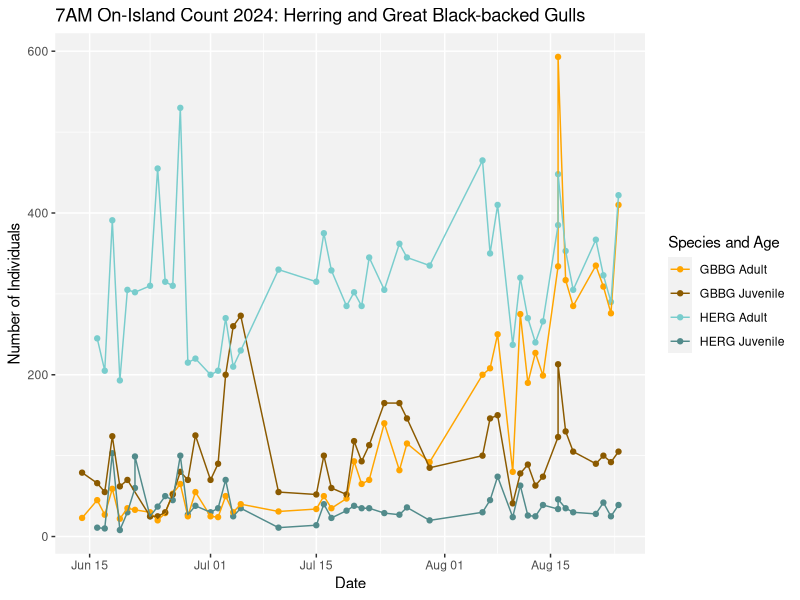
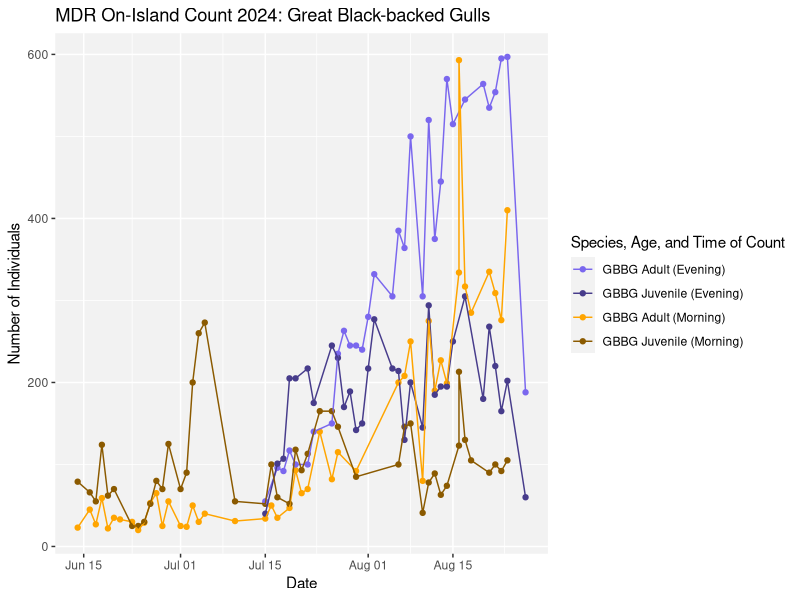
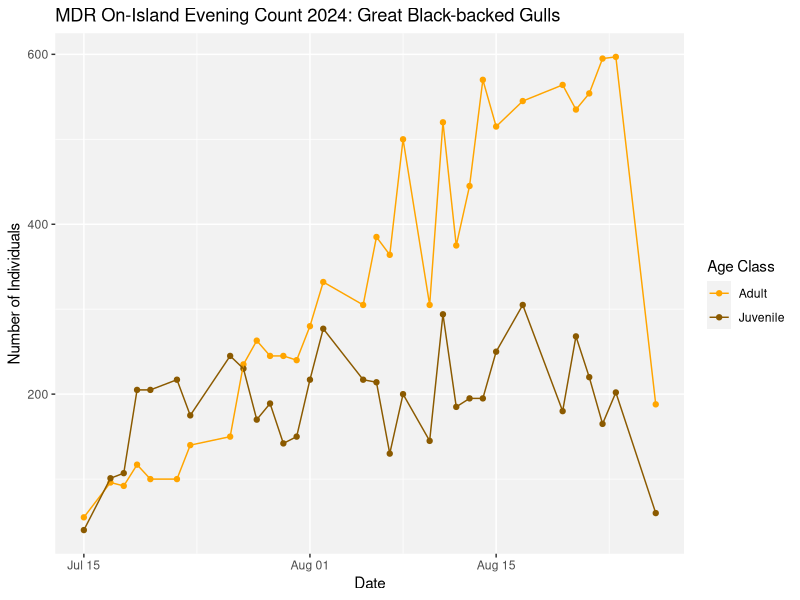
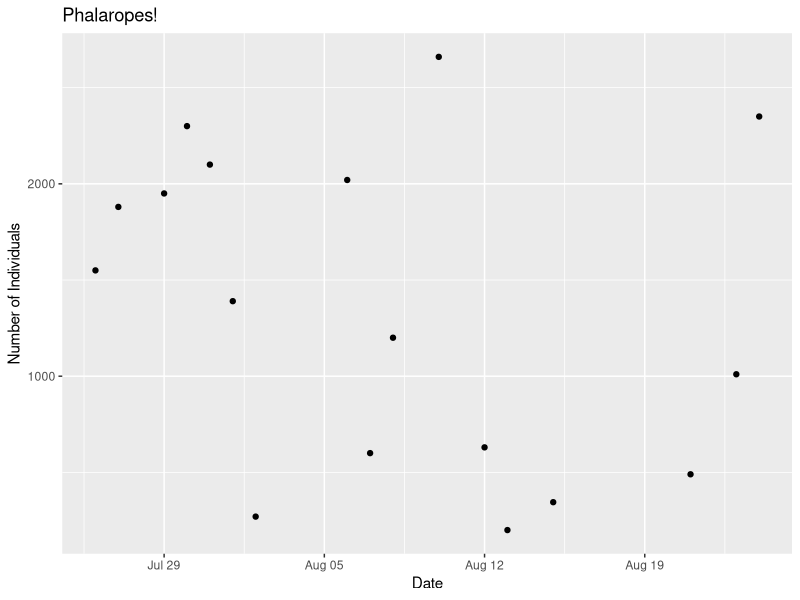
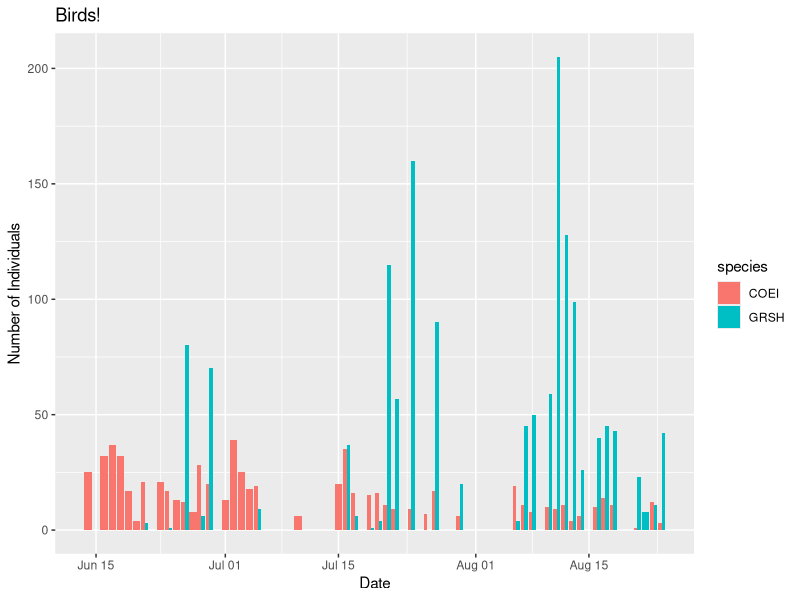
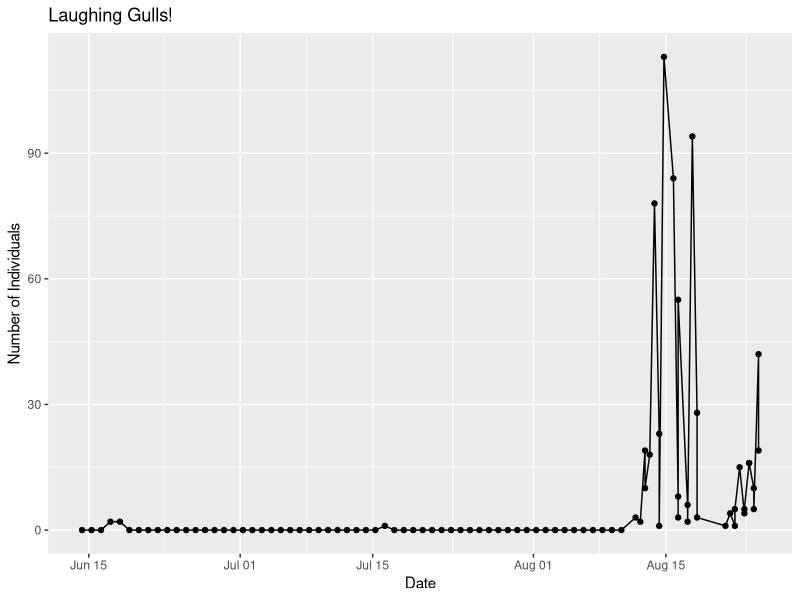
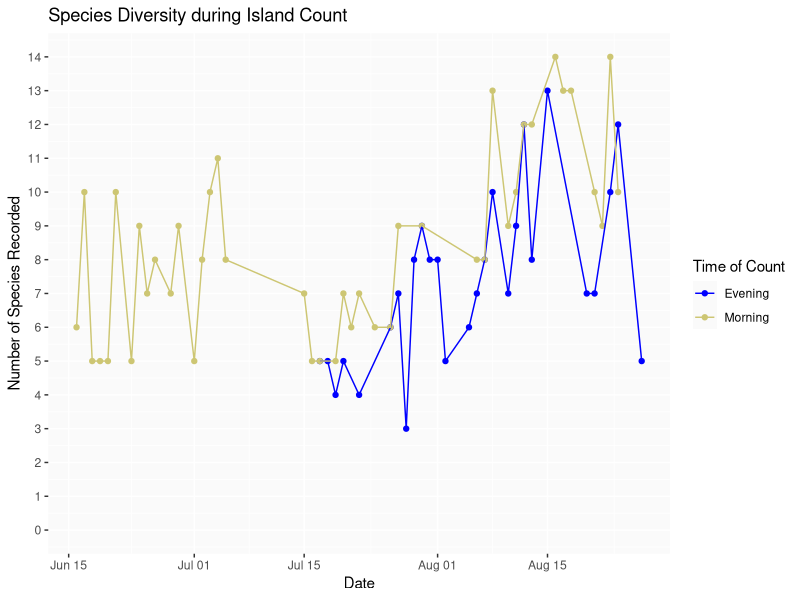

These charts were generated, in order, by the following R code:
## ---- chunk 1
knitr::opts_chunk$set(echo = TRUE)
## ---- chunk 2
library(tidyverse)
library(readxl)
library(lubridate)
## ---- chunk 3
island_count <- read_xlsx("data/mdr24_islandcount.xlsx", sheet = "birds")
LAGU_count <- read_xlsx("data/mdr24_LAGU.xlsx", sheet = "birds")
## ---- chunk 4

island_count %>%
  filter(species %in% c("HERG","GBBG")
         & location == "on-island"
         & time == "morning") %>%
  filter(age != "n") %>%
  mutate(number = as.numeric(number)) %>%
  unite(species_age, species, age, sep = "_") %>%
  ggplot(mapping = aes(date, number, color = species_age)) +
  geom_point() +
  geom_line() +
  scale_color_manual(values = c(GBBG_A = "orange",
                                GBBG_J = "orange4",
                                HERG_A = "darkslategray3",
                                HERG_J = "darkslategray4"),
                     labels = c(GBBG_A = "GBBG Adult",
                                GBBG_J = "GBBG Juvenile",
                                HERG_A = "HERG Adult",
                                HERG_J = "HERG Juvenile")) +
  theme(panel.background = element_rect(fill = "grey95")) +
  labs(title = "7AM On-Island Count 2024: Herring and Great Black-backed Gulls",
       x = "Date",
       y = "Number of Individuals",
       color = "Species and Age")
## ---- chunk 5
island_count %>%
  filter(species %in% c("GBBG")
         & location == "on-island") %>%
  filter(age != "n") %>%
  unite(time_species_age, time, species, age, sep = "_") %>%
  mutate(number = as.numeric(number)) %>%
  ggplot(mapping = aes(date, number, color = time_species_age)) +
  geom_point() +
  geom_line() +
  scale_color_manual(values = c(morning_GBBG_A = "orange",
                                morning_GBBG_J = "orange4",
                                evening_GBBG_A = "slateblue2",
                                evening_GBBG_J = "slateblue4"),
                     labels = c(morning_GBBG_A = "GBBG Adult (Morning)",
                                morning_GBBG_J = "GBBG Juvenile (Morning)",
                                evening_GBBG_A = "GBBG Adult (Evening)",
                                evening_GBBG_J = "GBBG Juvenile (Evening)"))+
  theme(panel.background = element_rect(fill = "grey95")) +
  labs(title = "MDR On-Island Count 2024: Great Black-backed Gulls",
       x = "Date",
       y = "Number of Individuals",
       color = "Species, Age, and Time of Count")

## ---- chunk 6
island_count %>%
  filter(species %in% c("GBBG")
         & location == "on-island"
         & time == "evening") %>%
  filter(age != "n") %>%
  unite(time_species_age, time, species, age, sep = "_") %>%
  mutate(number = as.numeric(number)) %>%
  ggplot(mapping = aes(date, number, color = time_species_age)) +
  geom_point() +
  geom_line() +
  scale_color_manual(values = c(evening_GBBG_A = "orange",
                                evening_GBBG_J = "orange4"),
                     labels = c(evening_GBBG_A = "Adult",
                                evening_GBBG_J = "Juvenile")) +
  theme(panel.background = element_rect(fill = "grey95")) +
  labs(title = "MDR On-Island Evening Count 2024: Great Black-backed Gulls",
       x = "Date",
       y = "Number of Individuals",
       color = "Age Class")

## ---- chunk 7
island_count %>%
  filter(species == "phalaropes_spp",
         time == "evening") %>%
  mutate(number = as.numeric(number)) %>%
  ggplot(mapping = aes(date, number)) +
  geom_point() +
  labs(title = "Phalaropes!",
       x = "Date",
       y = "Number of Individuals")
  
## ---- chunk 8

# unfinished

island_count %>%
  filter(species %in% c("COEI","GRSH"),
         time == "morning",
         age != "C") %>%
  mutate(number = as.numeric(number)) %>%
  ggplot(mapping = aes(date, number, fill = species)) +
  geom_col(position = "dodge") +
  labs(title = "Birds!",
       x = "Date",
       y = "Number of Individuals")

#how to sum COEI males and females?

## ---- chunk 9
LAGU_count %>%
  separate(col = time, into = c("dateWRONG","time"), sep = " ", convert = TRUE) %>%
  mutate(dateWRONG = NULL) %>%
  unite(datetime, c(date, time), sep = " ") %>%
  mutate(datetime, ymd_hms(datetime)) %>%
  mutate(datetime = NULL) %>%
  rename(datetime = `ymd_hms(datetime)`) %>%
  relocate(datetime, .before = location) %>%
  ggplot(mapping = aes(datetime, number)) +
  geom_point() +
  geom_line() +
  labs(title = "Laughing Gulls!",
       x = "Date",
       y = "Number of Individuals")
## ---- chunk 10

island_count %>%
  filter(date != as.Date("2024-06-14") &
         date != as.Date("2024-06-27") &
         date != as.Date("2024-07-10") &
         date != as.Date("2024-07-23") &
         date != as.Date("2024-08-14")) %>%
  filter(!(date == as.Date("2024-07-15") &
         time == "evening")) %>%
  filter(!(date == as.Date("2024-08-17") &
         time == "evening")) %>%
  filter(!(date == as.Date("2024-08-22") &
         time == "evening")) %>%
  group_by(date, time) %>%
  distinct(species) %>%
  summarize(n_species = n()) %>%
  ggplot(mapping = aes(date, n_species, color = time)) +
  geom_point() +
  geom_line() +
  labs(title = "Species Diversity during Island Count",
       x = "Date",
       y = "Number of Species Recorded",
       color = "Time of Count") +
  scale_y_continuous(limits = c(0,14), breaks = c(0:14)) +
  scale_color_manual(values = c(evening = "blue",
                                morning = "khaki3"),
                     labels = c(evening = "Evening",
                                morning = "Morning")) +
  theme(panel.background = element_rect(fill = "grey98"))

island_count %>%
  distinct(species)

